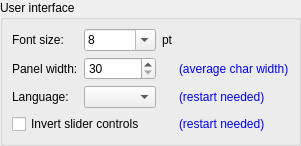
           <widget class="QWidget" name="pageUserInterface">
            <layout class="QVBoxLayout" name="verticalLayout_20">
             <property name="leftMargin">
              <number>0</number>
             </property>
             <property name="topMargin">
              <number>0</number>
             </property>
             <property name="rightMargin">
              <number>0</number>
             </property>
             <property name="bottomMargin">
              <number>0</number>
             </property>
             <item>
              <widget class="QGroupBox" name="groupBox">
               <property name="title">
                <string>User interface</string>
               </property>
               <layout class="QVBoxLayout" name="verticalLayout_9">
                <item>
                 <layout class="QGridLayout" name="gridLayout_3">
                  <item row="0" column="3">
                   <spacer name="horizontalSpacer_2">
                    <property name="orientation">
                     <enum>Qt::Horizontal</enum>
                    </property>
                    <property name="sizeHint" stdset="0">
                     <size>
                      <width>40</width>
                      <height>20</height>
                     </size>
                    </property>
                   </spacer>
                  </item>
                  <item row="1" column="0">
                   <widget class="QLabel" name="lblFontSize_2">
                    <property name="text">
                     <string>Panel width:</string>
                    </property>
                   </widget>
                  </item>
                  <item row="0" column="0">
                   <widget class="QLabel" name="lblFontSize">
                    <property name="text">
                     <string>Font size:</string>
                    </property>
                   </widget>
                  </item>
                  <item row="1" column="3">
                   <widget class="QLabel" name="label_33">
                    <property name="styleSheet">
                     <string notr="true">color: blue;</string>
                    </property>
                    <property name="text">
                     <string>(average char width)</string>
                    </property>
                   </widget>
                  </item>
                  <item row="0" column="1">
                   <widget class="QComboBox" name="cboFontSize">
                    <property name="sizePolicy">
                     <sizepolicy hsizetype="Preferred" vsizetype="Fixed">
                      <horstretch>0</horstretch>
                      <verstretch>0</verstretch>
                     </sizepolicy>
                    </property>
                    <property name="editable">
                     <bool>true</bool>
                    </property>
                    <property name="currentText">
                     <string>8</string>
                    </property>
                    <property name="maxCount">
                     <number>10</number>
                    </property>
                    <property name="minimumContentsLength">
                     <number>1</number>
                    </property>
                    <item>
                     <property name="text">
                      <string>8</string>
                     </property>
                    </item>
                    <item>
                     <property name="text">
                      <string>9</string>
                     </property>
                    </item>
                    <item>
                     <property name="text">
                      <string>10</string>
                     </property>
                    </item>
                    <item>
                     <property name="text">
                      <string>11</string>
                     </property>
                    </item>
                    <item>
                     <property name="text">
                      <string>12</string>
                     </property>
                    </item>
                   </widget>
                  </item>
                  <item row="0" column="2">
                   <widget class="QLabel" name="label_30">
                    <property name="text">
                     <string>pt</string>
                    </property>
                   </widget>
                  </item>
                  <item row="1" column="1">
                   <widget class="QSpinBox" name="txtPanelWidth">
                    <property name="minimum">
                     <number>30</number>
                    </property>
                    <property name="maximum">
                     <number>60</number>
                    </property>
                   </widget>
                  </item>
                  <item row="3" column="0" colspan="2">
                   <widget class="QCheckBox" name="chkInvertedSliderControls">
                    <property name="text">
                     <string>Invert slider controls</string>
                    </property>
                   </widget>
                  </item>
                  <item row="2" column="0">
                   <widget class="QLabel" name="lblLanguage">
                    <property name="text">
                     <string>Language:</string>
                    </property>
                   </widget>
                  </item>
                  <item row="2" column="1">
                   <widget class="QComboBox" name="cboLanguage">
                    <property name="sizePolicy">
                     <sizepolicy hsizetype="Preferred" vsizetype="Fixed">
                      <horstretch>0</horstretch>
                      <verstretch>0</verstretch>
                     </sizepolicy>
                    </property>
                    <property name="editable">
                     <bool>false</bool>
                    </property>
                    <property name="maxCount">
                     <number>10</number>
                    </property>
                   </widget>
                  </item>
                  <item row="2" column="3">
                   <widget class="QLabel" name="label_31">
                    <property name="styleSheet">
                     <string notr="true">color: blue;</string>
                    </property>
                    <property name="text">
                     <string>(restart needed)</string>
                    </property>
                   </widget>
                  </item>
                  <item row="3" column="3">
                   <widget class="QLabel" name="label_38">
                    <property name="styleSheet">
                     <string notr="true">color: blue;</string>
                    </property>
                    <property name="text">
                     <string>(restart needed)</string>
                    </property>
                   </widget>
                  </item>
                 </layout>
                </item>
               </layout>
              </widget>
             </item>
             <item>
              <spacer name="verticalSpacer_11">
               <property name="orientation">
                <enum>Qt::Vertical</enum>
               </property>
               <property name="sizeHint" stdset="0">
                <size>
                 <width>0</width>
                 <height>0</height>
                </size>
               </property>
              </spacer>
             </item>
            </layout>
           </widget>
